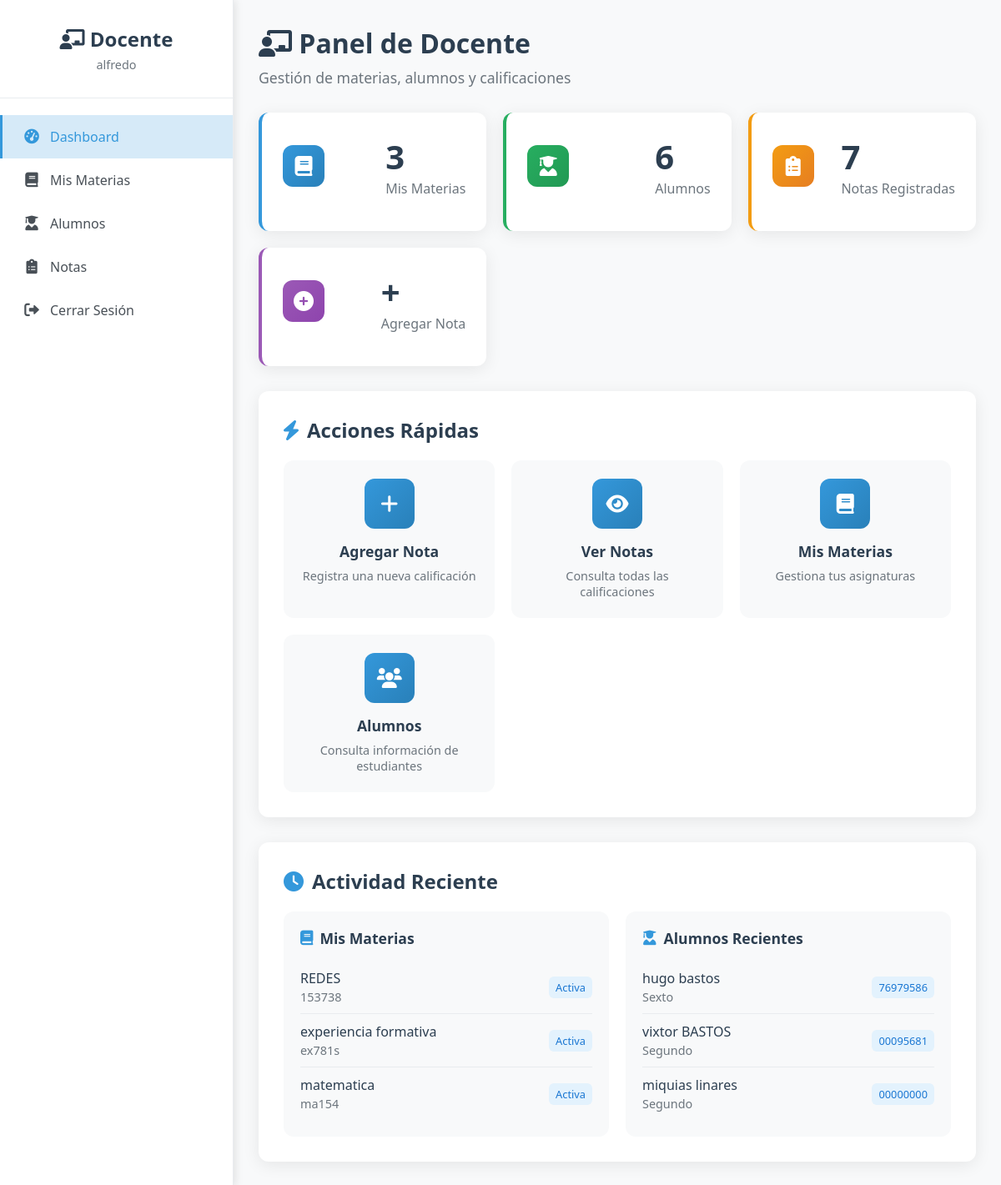
Page /docente/dashboard (signed in) on the committed database.
### app.py (models this page shows)
class Materia(db.Model):
    id = db.Column(db.Integer, primary_key=True)
    nombre = db.Column(db.String(100), nullable=False)
    codigo = db.Column(db.String(20), unique=True, nullable=False)
    docente_id = db.Column(db.Integer, db.ForeignKey('usuario.id'), nullable=False)
    docente = db.relationship('Usuario', backref=db.backref('materias', lazy=True))

class Alumno(db.Model):
    id = db.Column(db.Integer, primary_key=True)
    dni = db.Column(db.String(20), unique=True, nullable=False)
    nombre = db.Column(db.String(100), nullable=False)
    apellido = db.Column(db.String(100), nullable=False)
    email = db.Column(db.String(120))
    telefono = db.Column(db.String(20))
    fecha_nacimiento = db.Column(db.Date)
    ciclo = db.Column(db.String(20), nullable=False)  # primero, segundo, tercero, cuarto, quinto, sexto
    fecha_registro = db.Column(db.DateTime, default=datetime.utcnow)
    usuario_id = db.Column(db.Integer, db.ForeignKey('usuario.id'), nullable=True)  # Relación con Usuario
    usuario = db.relationship('Usuario', backref=db.backref('alumno', uselist=False))

### app.py (the view)
@app.route('/docente/dashboard')
def docente_dashboard():
    if not session.get('user_id') or session.get('tipo') != 'docente':
        return redirect(url_for('login'))
    docente_id = session['user_id']
    materias = Materia.query.filter_by(docente_id=docente_id).all()
    alumnos = Alumno.query.all()
    notas_count = 0
    for materia in materias:
        notas_count += Nota.query.filter_by(materia_id=materia.id).count()
    return render_template('docente/dashboard_moderno.html', materias=materias, alumnos=alumnos, notas_count=notas_count)

### app.py (called while the page is built)
@app.context_processor
def inject_flash_cleanup():
    return {
        'clear_flash_messages': clear_flash_messages,
        'convertir_ciclo_a_texto': convertir_ciclo_a_texto
    }

### templates/docente/dashboard_moderno.html (shortened to what this page needs)
<!DOCTYPE html>
<html lang="es">
<head>
    <link href="https://cdnjs.cloudflare.com/ajax/libs/font-awesome/6.0.0/css/all.min.css" rel="stylesheet">
</head>
<body>
    <div class="docente-dashboard">
        <div class="sidebar">
            <div class="sidebar-header">
                <h2><i class="fas fa-chalkboard-teacher"></i> Docente</h2>
                <p>{{ session.nombre if session.nombre else session.username }}</p>
            </div>
            <nav class="sidebar-nav">
                <a href="{{ url_for('docente_dashboard') }}" class="nav-item active">
                    <i class="fas fa-tachometer-alt"></i> Dashboard
                </a>
                <a href="{{ url_for('docente_ver_materias') }}" class="nav-item">
                    <i class="fas fa-book"></i> Mis Materias
                </a>
                <a href="{{ url_for('docente_ver_alumnos') }}" class="nav-item">
                    <i class="fas fa-user-graduate"></i> Alumnos
                </a>
                <a href="{{ url_for('docente_ver_notas') }}" class="nav-item">
                    <i class="fas fa-clipboard-list"></i> Notas
                </a>
                <a href="{{ url_for('logout') }}" class="nav-item">
                    <i class="fas fa-sign-out-alt"></i> Cerrar Sesión
                </a>
            </nav>
        </div>
        <div class="main-content">
            <div class="page-header">
                <h1><i class="fas fa-chalkboard-teacher"></i> Panel de Docente</h1>
                <p>Gestión de materias, alumnos y calificaciones</p>
            </div>
            <div class="stats-grid">
                <div class="stat-card blue" onclick="window.location.href='{{ url_for('docente_ver_materias') }}'">
                    <div class="stat-card-header">
                        <div class="stat-card-icon blue">
                            <i class="fas fa-book"></i>
                        </div>
                        <div>
                            <h3 class="stat-card-number">{{ materias|length }}</h3>
                            <p class="stat-card-label">Mis Materias</p>
                        </div>
                    </div>
                </div>
                <div class="stat-card green" onclick="window.location.href='{{ url_for('docente_ver_alumnos') }}'">
                    <div class="stat-card-header">
                        <div class="stat-card-icon green">
                            <i class="fas fa-user-graduate"></i>
                        </div>
                        <div>
                            <h3 class="stat-card-number">{{ alumnos|length }}</h3>
                            <p class="stat-card-label">Alumnos</p>
                        </div>
                    </div>
                </div>
                <div class="stat-card orange" onclick="window.location.href='{{ url_for('docente_ver_notas') }}'">
                    <div class="stat-card-header">
                        <div class="stat-card-icon orange">
                            <i class="fas fa-clipboard-list"></i>
                        </div>
                        <div>
                            <h3 class="stat-card-number">{{ notas_count if notas_count else 0 }}</h3>
                            <p class="stat-card-label">Notas Registradas</p>
                        </div>
                    </div>
                </div>
                <div class="stat-card purple" onclick="window.location.href='{{ url_for('agregar_nota') }}'">
                    <div class="stat-card-header">
                        <div class="stat-card-icon purple">
                            <i class="fas fa-plus-circle"></i>
                        </div>
                        <div>
                            <h3 class="stat-card-number">+</h3>
                            <p class="stat-card-label">Agregar Nota</p>
                        </div>
                    </div>
                </div>
            </div>
            <div class="quick-actions">
                <h2><i class="fas fa-bolt"></i> Acciones Rápidas</h2>
                <div class="actions-grid">
                    <div class="action-card" onclick="window.location.href='{{ url_for('agregar_nota') }}'">
                        <div class="action-card-icon">
                            <i class="fas fa-plus"></i>
                        </div>
                        <h3>Agregar Nota</h3>
                        <p>Registra una nueva calificación</p>
                    </div>
                    <div class="action-card" onclick="window.location.href='{{ url_for('docente_ver_notas') }}'">
                        <div class="action-card-icon">
                            <i class="fas fa-eye"></i>
                        </div>
                        <h3>Ver Notas</h3>
                        <p>Consulta todas las calificaciones</p>
                    </div>
                    <div class="action-card" onclick="window.location.href='{{ url_for('docente_ver_materias') }}'">
                        <div class="action-card-icon">
                            <i class="fas fa-book"></i>
                        </div>
                        <h3>Mis Materias</h3>
                        <p>Gestiona tus asignaturas</p>
                    </div>
                    <div class="action-card" onclick="window.location.href='{{ url_for('docente_ver_alumnos') }}'">
                        <div class="action-card-icon">
                            <i class="fas fa-users"></i>
                        </div>
                        <h3>Alumnos</h3>
                        <p>Consulta información de estudiantes</p>
                    </div>
                </div>
            </div>
            <div class="recent-section">
                <h2><i class="fas fa-clock"></i> Actividad Reciente</h2>
                <div class="recent-grid">
                    <div class="recent-card">
                        <h3><i class="fas fa-book"></i> Mis Materias</h3>
                        {% if materias %}
                            {% for materia in materias[:3] %}
                            <div class="recent-item">
                                <div class="recent-item-info">
                                    <div class="recent-item-name">{{ materia.nombre }}</div>
                                    <div class="recent-item-detail">{{ materia.codigo }}</div>
                                </div>
                                <span class="recent-item-badge">Activa</span>
                            </div>
                            {% endfor %}
                        {% endif %}
                    </div>
                    <div class="recent-card">
                        <h3><i class="fas fa-user-graduate"></i> Alumnos Recientes</h3>
                        {% if alumnos %}
                            {% for alumno in alumnos[:3] %}
                            <div class="recent-item">
                                <div class="recent-item-info">
                                    <div class="recent-item-name">{{ alumno.nombre }} {{ alumno.apellido }}</div>
                                    <div class="recent-item-detail">{{ alumno.ciclo.title() if alumno.ciclo else 'Sin ciclo' }}</div>
                                </div>
                                <span class="recent-item-badge">{{ alumno.dni }}</span>
                            </div>
                            {% endfor %}
                        {% endif %}
                    </div>
                </div>
            </div>
        </div>
    </div>
</body>
</html>

### rows in the picture
Materia: nombre "REDES", codigo "153738"
Materia: nombre "experiencia formativa", codigo "ex781s"
Materia: nombre "matematica", codigo "ma154"
Alumno: nombre "hugo", apellido "bastos", ciclo "Sexto", dni "76979586"
Alumno: nombre "vixtor", apellido "BASTOS", ciclo "Segundo", dni "00095681"
Alumno: nombre "miquias", apellido "linares", ciclo "Segundo", dni "00000000"

### other values in the picture
{{ session.nombre if session.nombre else session.username }} "alfredo"
{{ materias|length }} "3"
{{ alumnos|length }} "6"
{{ notas_count if notas_count else 0 }} "7"
